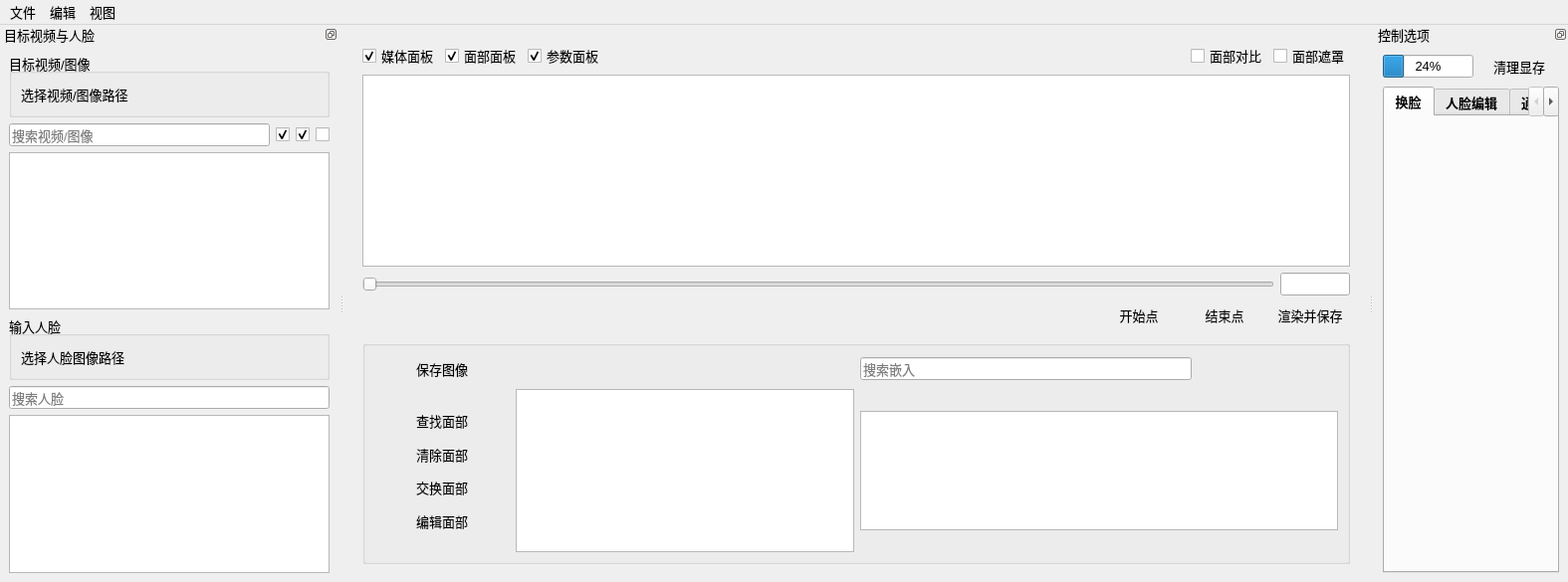
<?xml version="1.0" encoding="UTF-8"?>
<ui version="4.0">
 <class>MainWindow</class>
 <widget class="QMainWindow" name="MainWindow">
  <property name="geometry">
   <rect>
    <x>0</x>
    <y>0</y>
    <width>1376</width>
    <height>585</height>
   </rect>
  </property>
  <property name="font">
   <font>
    <pointsize>10</pointsize>
   </font>
  </property>
  <property name="windowTitle">
   <string>VisoMaster v0.1.6</string>
  </property>
  <property name="windowIcon">
   <iconset resource="media.qrc">
    <normaloff>:/media/media/visomaster_small.png</normaloff>:/media/media/visomaster_small.png</iconset>
  </property>
  <widget class="QWidget" name="centralwidget">
   <layout class="QHBoxLayout" name="horizontalLayout">
    <item>
     <widget class="QWidget" name="mediaLayout" native="true">
      <property name="sizePolicy">
       <sizepolicy hsizetype="Expanding" vsizetype="Preferred">
        <horstretch>2</horstretch>
        <verstretch>0</verstretch>
       </sizepolicy>
      </property>
      <layout class="QVBoxLayout" name="verticalLayout">
       <item>
        <layout class="QHBoxLayout" name="panelVisibilityCheckBoxLayout">
         <item>
          <widget class="QCheckBox" name="mediaPanelCheckBox">
           <property name="text">
            <string>媒体面板</string>
           </property>
           <property name="checked">
            <bool>true</bool>
           </property>
          </widget>
         </item>
         <item>
          <widget class="QCheckBox" name="facesPanelCheckBox">
           <property name="text">
            <string>面部面板</string>
           </property>
           <property name="checked">
            <bool>true</bool>
           </property>
          </widget>
         </item>
         <item>
          <widget class="QCheckBox" name="parametersPanelCheckBox">
           <property name="text">
            <string>参数面板</string>
           </property>
           <property name="checked">
            <bool>true</bool>
           </property>
          </widget>
         </item>
         <item>
          <spacer name="horizontalSpacer_8">
           <property name="orientation">
            <enum>Qt::Orientation::Horizontal</enum>
           </property>
           <property name="sizeHint" stdset="0">
            <size>
             <width>20</width>
             <height>20</height>
            </size>
           </property>
          </spacer>
         </item>
         <item>
          <widget class="QCheckBox" name="faceCompareCheckBox">
           <property name="text">
            <string>面部对比</string>
           </property>
          </widget>
         </item>
         <item>
          <widget class="QCheckBox" name="faceMaskCheckBox">
           <property name="text">
            <string>面部遮罩</string>
           </property>
          </widget>
         </item>
        </layout>
       </item>
       <item>
        <widget class="QGraphicsView" name="graphicsViewFrame"/>
       </item>
       <item>
        <layout class="QVBoxLayout" name="verticalLayoutMediaControls">
         <item>
          <layout class="QHBoxLayout" name="horizontalLayoutMediaSlider">
           <item>
            <widget class="QSlider" name="videoSeekSlider">
             <property name="orientation">
              <enum>Qt::Orientation::Horizontal</enum>
             </property>
            </widget>
           </item>
           <item>
            <widget class="QLineEdit" name="videoSeekLineEdit">
             <property name="sizePolicy">
              <sizepolicy hsizetype="Preferred" vsizetype="Fixed">
               <horstretch>0</horstretch>
               <verstretch>0</verstretch>
              </sizepolicy>
             </property>
             <property name="maximumSize">
              <size>
               <width>70</width>
               <height>16777215</height>
              </size>
             </property>
             <property name="toolTip">
              <string>帧数</string>
             </property>
             <property name="clearButtonEnabled">
              <bool>false</bool>
             </property>
            </widget>
           </item>
          </layout>
         </item>
         <item>
          <layout class="QHBoxLayout" name="horizontalLayoutMediaButtons">
           <item>
            <spacer name="horizontalSpacer_7">
             <property name="orientation">
              <enum>Qt::Orientation::Horizontal</enum>
             </property>
             <property name="sizeType">
              <enum>QSizePolicy::Policy::MinimumExpanding</enum>
             </property>
             <property name="sizeHint" stdset="0">
              <size>
               <width>40</width>
               <height>20</height>
              </size>
             </property>
            </spacer>
           </item>
           <item>
            <widget class="QPushButton" name="liveSoundButton">
             <property name="minimumSize">
              <size>
               <width>0</width>
               <height>0</height>
              </size>
             </property>
             <property name="toolTip">
              <string>[Experimental] Toggle Live Sound while the video is playing</string>
             </property>
             <property name="text">
              <string/>
             </property>
             <property name="icon">
              <iconset resource="media.qrc">
               <normaloff>:/media/media/audio_off.png</normaloff>:/media/media/audio_off.png</iconset>
             </property>
             <property name="iconSize">
              <size>
               <width>16</width>
               <height>20</height>
              </size>
             </property>
             <property name="checkable">
              <bool>true</bool>
             </property>
             <property name="flat">
              <bool>true</bool>
             </property>
            </widget>
           </item>
           <item>
            <spacer name="horizontalSpacer">
             <property name="orientation">
              <enum>Qt::Orientation::Horizontal</enum>
             </property>
             <property name="sizeType">
              <enum>QSizePolicy::Policy::MinimumExpanding</enum>
             </property>
             <property name="sizeHint" stdset="0">
              <size>
               <width>40</width>
               <height>20</height>
              </size>
             </property>
            </spacer>
           </item>
           <item>
            <widget class="QPushButton" name="frameRewindButton">
             <property name="sizePolicy">
              <sizepolicy hsizetype="MinimumExpanding" vsizetype="Fixed">
               <horstretch>0</horstretch>
               <verstretch>0</verstretch>
              </sizepolicy>
             </property>
             <property name="maximumSize">
              <size>
               <width>100</width>
               <height>16777215</height>
              </size>
             </property>
             <property name="text">
              <string/>
             </property>
             <property name="icon">
              <iconset resource="media.qrc">
               <normaloff>:/media/media/previous_marker_off.png</normaloff>:/media/media/previous_marker_off.png</iconset>
             </property>
             <property name="flat">
              <bool>true</bool>
             </property>
            </widget>
           </item>
           <item>
            <spacer name="horizontalSpacer_3">
             <property name="orientation">
              <enum>Qt::Orientation::Horizontal</enum>
             </property>
             <property name="sizeType">
              <enum>QSizePolicy::Policy::Minimum</enum>
             </property>
             <property name="sizeHint" stdset="0">
              <size>
               <width>40</width>
               <height>20</height>
              </size>
             </property>
            </spacer>
           </item>
           <item>
            <widget class="QPushButton" name="buttonMediaRecord">
             <property name="text">
              <string/>
             </property>
             <property name="icon">
              <iconset resource="media.qrc">
               <normaloff>:/media/media/rec_off.png</normaloff>:/media/media/rec_off.png</iconset>
             </property>
             <property name="checkable">
              <bool>true</bool>
             </property>
             <property name="flat">
              <bool>true</bool>
             </property>
            </widget>
           </item>
           <item>
            <spacer name="horizontalSpacer_6">
             <property name="orientation">
              <enum>Qt::Orientation::Horizontal</enum>
             </property>
             <property name="sizeType">
              <enum>QSizePolicy::Policy::Minimum</enum>
             </property>
             <property name="sizeHint" stdset="0">
              <size>
               <width>30</width>
               <height>20</height>
              </size>
             </property>
            </spacer>
           </item>
           <item>
            <widget class="QPushButton" name="buttonMediaPlay">
             <property name="sizePolicy">
              <sizepolicy hsizetype="MinimumExpanding" vsizetype="Minimum">
               <horstretch>0</horstretch>
               <verstretch>0</verstretch>
              </sizepolicy>
             </property>
             <property name="maximumSize">
              <size>
               <width>100</width>
               <height>16777215</height>
              </size>
             </property>
             <property name="text">
              <string/>
             </property>
             <property name="icon">
              <iconset resource="media.qrc">
               <normaloff>:/media/media/play_off.png</normaloff>:/media/media/play_off.png</iconset>
             </property>
             <property name="checkable">
              <bool>true</bool>
             </property>
             <property name="flat">
              <bool>true</bool>
             </property>
            </widget>
           </item>
           <item>
            <spacer name="horizontalSpacer_4">
             <property name="orientation">
              <enum>Qt::Orientation::Horizontal</enum>
             </property>
             <property name="sizeType">
              <enum>QSizePolicy::Policy::Minimum</enum>
             </property>
             <property name="sizeHint" stdset="0">
              <size>
               <width>40</width>
               <height>20</height>
              </size>
             </property>
            </spacer>
           </item>
           <item>
            <widget class="QPushButton" name="frameAdvanceButton">
             <property name="sizePolicy">
              <sizepolicy hsizetype="MinimumExpanding" vsizetype="Fixed">
               <horstretch>0</horstretch>
               <verstretch>0</verstretch>
              </sizepolicy>
             </property>
             <property name="maximumSize">
              <size>
               <width>100</width>
               <height>16777215</height>
              </size>
             </property>
             <property name="text">
              <string/>
             </property>
             <property name="icon">
              <iconset resource="media.qrc">
               <normaloff>:/media/media/next_marker_off.png</normaloff>:/media/media/next_marker_off.png</iconset>
             </property>
             <property name="flat">
              <bool>true</bool>
             </property>
            </widget>
           </item>
           <item>
            <spacer name="horizontalSpacer_2">
             <property name="orientation">
              <enum>Qt::Orientation::Horizontal</enum>
             </property>
             <property name="sizeType">
              <enum>QSizePolicy::Policy::Minimum</enum>
             </property>
             <property name="sizeHint" stdset="0">
              <size>
               <width>40</width>
               <height>20</height>
              </size>
             </property>
            </spacer>
           </item>
           <item>
            <widget class="QPushButton" name="addMarkerButton">
             <property name="toolTip">
              <string>添加标记</string>
             </property>
             <property name="text">
              <string/>
             </property>
             <property name="icon">
              <iconset resource="media.qrc">
               <normaloff>:/media/media/add_marker_hover.png</normaloff>:/media/media/add_marker_hover.png</iconset>
             </property>
             <property name="flat">
              <bool>true</bool>
             </property>
            </widget>
           </item>
           <item>
            <widget class="QPushButton" name="removeMarkerButton">
             <property name="toolTip">
              <string>删除标记</string>
             </property>
             <property name="text">
              <string/>
             </property>
             <property name="icon">
              <iconset resource="media.qrc">
               <normaloff>:/media/media/remove_marker_hover.png</normaloff>:/media/media/remove_marker_hover.png</iconset>
             </property>
             <property name="flat">
              <bool>true</bool>
             </property>
            </widget>
           </item>
           <item>
            <widget class="QPushButton" name="previousMarkerButton">
             <property name="toolTip">
              <string>上一个标记</string>
             </property>
             <property name="text">
              <string/>
             </property>
             <property name="icon">
              <iconset resource="media.qrc">
               <normaloff>:/media/media/previous_marker_hover.png</normaloff>:/media/media/previous_marker_hover.png</iconset>
             </property>
             <property name="flat">
              <bool>true</bool>
             </property>
            </widget>
           </item>
           <item>
            <widget class="QPushButton" name="nextMarkerButton">
             <property name="toolTip">
              <string>下一个标记</string>
             </property>
             <property name="text">
              <string/>
             </property>
             <property name="icon">
              <iconset resource="media.qrc">
               <normaloff>:/media/media/next_marker_hover.png</normaloff>:/media/media/next_marker_hover.png</iconset>
             </property>
             <property name="flat">
              <bool>true</bool>
             </property>
            </widget>
           </item>
           <item>
            <widget class="QPushButton" name="viewFullScreenButton">
             <property name="toolTip">
              <string>全屏 (F11)</string>
             </property>
             <property name="text">
              <string/>
             </property>
             <property name="icon">
              <iconset resource="media.qrc">
               <normaloff>:/media/media/fullscreen.png</normaloff>:/media/media/fullscreen.png</iconset>
             </property>
             <property name="flat">
              <bool>true</bool>
             </property>
             </widget>
             </item>
             <item>
             <spacer name="horizontalSpacer_72">
             <property name="orientation">
              <enum>Qt::Orientation::Horizontal</enum>
             </property>
             <property name="sizeType">
              <enum>QSizePolicy::Policy::Fixed</enum>
             </property>
             <property name="sizeHint" stdset="0">
              <size>
               <width>20</width>
               <height>20</height>
              </size>
             </property>
            </spacer>
           </item>
           <item>
            <widget class="QPushButton" name="setRenderStartButton">
             <property name="toolTip">
              <string>设为渲染开始点</string>
             </property>
             <property name="text">
              <string>开始点</string>
             </property>
             <property name="flat">
              <bool>true</bool>
             </property>
            </widget>
           </item>
           <item>
            <widget class="QPushButton" name="setRenderEndButton">
             <property name="toolTip">
              <string>设为渲染结束点</string>
             </property>
             <property name="text">
              <string>结束点</string>
             </property>
             <property name="flat">
              <bool>true</bool>
             </property>
            </widget>
           </item>
           <item>
            <widget class="QPushButton" name="renderAndSaveButton">
             <property name="toolTip">
              <string>渲染并保存选中区间</string>
             </property>
             <property name="text">
              <string>渲染并保存</string>
             </property>
             <property name="flat">
              <bool>true</bool>
             </property>
            </widget>
           </item>
           <item>
            <spacer name="horizontalSpacer_5">
             <property name="orientation">
              <enum>Qt::Orientation::Horizontal</enum>
             </property>
             <property name="sizeHint" stdset="0">
              <size>
               <width>40</width>
               <height>20</height>
              </size>
             </property>
            </spacer>
           </item>
          </layout>
         </item>
        </layout>
       </item>
       <item>
        <spacer name="verticalSpacer">
         <property name="orientation">
          <enum>Qt::Orientation::Vertical</enum>
         </property>
         <property name="sizeType">
          <enum>QSizePolicy::Policy::Preferred</enum>
         </property>
         <property name="sizeHint" stdset="0">
          <size>
           <width>20</width>
           <height>5</height>
          </size>
         </property>
        </spacer>
       </item>
       <item>
        <widget class="QGroupBox" name="facesPanelGroupBox">
         <property name="sizePolicy">
          <sizepolicy hsizetype="Preferred" vsizetype="Fixed">
           <horstretch>0</horstretch>
           <verstretch>0</verstretch>
          </sizepolicy>
         </property>
         <property name="minimumSize">
          <size>
           <width>0</width>
           <height>180</height>
          </size>
         </property>
         <property name="maximumSize">
          <size>
           <width>16777215</width>
           <height>225</height>
          </size>
         </property>
         <property name="autoFillBackground">
          <bool>false</bool>
         </property>
         <property name="flat">
          <bool>true</bool>
         </property>
         <property name="checkable">
          <bool>false</bool>
         </property>
         <layout class="QGridLayout" name="gridLayout_2">
          <item row="1" column="0">
           <widget class="QWidget" name="facesButtonsWidget" native="true">
            <property name="sizePolicy">
             <sizepolicy hsizetype="Minimum" vsizetype="Preferred">
              <horstretch>0</horstretch>
              <verstretch>0</verstretch>
             </sizepolicy>
            </property>
            <layout class="QVBoxLayout" name="verticalLayout_8">
             <item>
              <widget class="QWidget" name="verticalWidget" native="true">
               <layout class="QVBoxLayout" name="controlButtonsLayout">
                <item>
                 <widget class="QPushButton" name="findTargetFacesButton">
                  <property name="minimumSize">
                   <size>
                    <width>100</width>
                    <height>0</height>
                   </size>
                  </property>
                  <property name="text">
                   <string>查找面部</string>
                  </property>
                  <property name="checkable">
                   <bool>false</bool>
                  </property>
                  <property name="flat">
                   <bool>true</bool>
                  </property>
                 </widget>
                </item>
                <item>
                 <widget class="QPushButton" name="clearTargetFacesButton">
                  <property name="text">
                   <string>清除面部</string>
                  </property>
                  <property name="checkable">
                   <bool>false</bool>
                  </property>
                  <property name="flat">
                   <bool>true</bool>
                  </property>
                 </widget>
                </item>
                <item>
                 <widget class="QPushButton" name="swapfacesButton">
                  <property name="text">
                   <string>交换面部</string>
                  </property>
                  <property name="checkable">
                   <bool>true</bool>
                  </property>
                  <property name="flat">
                   <bool>true</bool>
                  </property>
                 </widget>
                </item>
                <item>
                 <widget class="QPushButton" name="editFacesButton">
                  <property name="text">
                   <string>编辑面部</string>
                  </property>
                  <property name="checkable">
                   <bool>true</bool>
                  </property>
                  <property name="default">
                   <bool>false</bool>
                  </property>
                  <property name="flat">
                   <bool>true</bool>
                  </property>
                 </widget>
                </item>
               </layout>
              </widget>
             </item>
            </layout>
           </widget>
          </item>
          <item row="1" column="2">
           <widget class="QListWidget" name="inputEmbeddingsList">
            <property name="sizePolicy">
             <sizepolicy hsizetype="Expanding" vsizetype="Fixed">
              <horstretch>4</horstretch>
              <verstretch>0</verstretch>
             </sizepolicy>
            </property>
            <property name="minimumSize">
             <size>
              <width>320</width>
              <height>120</height>
             </size>
            </property>
            <property name="maximumSize">
             <size>
              <width>16777215</width>
              <height>120</height>
             </size>
            </property>
            <property name="toolTip">
             <string>保存嵌入</string>
            </property>
            <property name="verticalScrollBarPolicy">
             <enum>Qt::ScrollBarPolicy::ScrollBarAlwaysOff</enum>
            </property>
            <property name="horizontalScrollBarPolicy">
             <enum>Qt::ScrollBarPolicy::ScrollBarAsNeeded</enum>
            </property>
            <property name="autoScroll">
             <bool>false</bool>
            </property>
            <property name="movement">
             <enum>QListView::Movement::Static</enum>
            </property>
            <property name="layoutMode">
             <enum>QListView::LayoutMode::Batched</enum>
            </property>
            <property name="spacing">
             <number>4</number>
            </property>
            <property name="viewMode">
             <enum>QListView::ViewMode::IconMode</enum>
            </property>
            <property name="uniformItemSizes">
             <bool>true</bool>
            </property>
            <property name="wrapping" stdset="0">
             <bool>true</bool>
            </property>
           </widget>
          </item>
          <item row="0" column="0">
           <layout class="QHBoxLayout" name="horizontalLayout_4">
            <item>
             <widget class="QPushButton" name="saveImageButton">
              <property name="text">
               <string>保存图像</string>
              </property>
              <property name="flat">
               <bool>true</bool>
              </property>
             </widget>
            </item>
           </layout>
          </item>
          <item row="0" column="2">
           <layout class="QHBoxLayout" name="horizontalLayout_3">
            <item>
             <widget class="QLineEdit" name="inputEmbeddingsSearchBox">
              <property name="placeholderText">
               <string>搜索嵌入</string>
              </property>
             </widget>
            </item>
            <item>
             <widget class="QPushButton" name="openEmbeddingButton">
              <property name="toolTip">
               <string>打开嵌入文件</string>
              </property>
              <property name="text">
               <string/>
              </property>
              <property name="icon">
               <iconset resource="media.qrc">
                <normaloff>:/media/media/open_file.png</normaloff>:/media/media/open_file.png</iconset>
              </property>
              <property name="flat">
               <bool>true</bool>
              </property>
             </widget>
            </item>
            <item>
             <widget class="QPushButton" name="saveEmbeddingButton">
              <property name="toolTip">
               <string>保存嵌入</string>
              </property>
              <property name="text">
               <string/>
              </property>
              <property name="icon">
               <iconset resource="media.qrc">
                <normaloff>:/media/media/save_file.png</normaloff>:/media/media/save_file.png</iconset>
              </property>
              <property name="flat">
               <bool>true</bool>
              </property>
             </widget>
            </item>
            <item>
             <widget class="QPushButton" name="saveEmbeddingAsButton">
              <property name="toolTip">
               <string>嵌入另存为</string>
              </property>
              <property name="text">
               <string/>
              </property>
              <property name="icon">
               <iconset resource="media.qrc">
                <normaloff>:/media/media/save_file_as.png</normaloff>:/media/media/save_file_as.png</iconset>
              </property>
              <property name="flat">
               <bool>true</bool>
              </property>
             </widget>
            </item>
           </layout>
          </item>
          <item row="1" column="1">
           <widget class="QListWidget" name="targetFacesList">
            <property name="minimumSize">
             <size>
              <width>340</width>
              <height>0</height>
             </size>
            </property>
            <property name="autoFillBackground">
             <bool>true</bool>
            </property>
            <property name="autoScroll">
             <bool>false</bool>
            </property>
           </widget>
          </item>
         </layout>
        </widget>
       </item>
      </layout>
     </widget>
    </item>
   </layout>
  </widget>
  <widget class="QDockWidget" name="input_Target_DockWidget">
   <property name="sizePolicy">
    <sizepolicy hsizetype="Preferred" vsizetype="Preferred">
     <horstretch>4</horstretch>
     <verstretch>0</verstretch>
    </sizepolicy>
   </property>
   <property name="minimumSize">
    <size>
     <width>340</width>
     <height>369</height>
    </size>
   </property>
   <property name="features">
    <set>QDockWidget::DockWidgetFeature::DockWidgetFloatable|QDockWidget::DockWidgetFeature::DockWidgetMovable</set>
   </property>
   <property name="windowTitle">
    <string>目标视频与人脸</string>
   </property>
   <attribute name="dockWidgetArea">
    <number>1</number>
   </attribute>
   <widget class="QWidget" name="dockWidgetContents">
    <layout class="QGridLayout" name="gridLayout_4">
     <item row="0" column="0">
      <layout class="QVBoxLayout" name="vboxLayout">
       <item>
        <widget class="QGroupBox" name="groupBox_TargetVideos_Select">
         <property name="title">
          <string>目标视频/图像</string>
         </property>
         <layout class="QGridLayout" name="gridLayout_3">
          <item row="0" column="0">
           <layout class="QHBoxLayout" name="horizontalLayout_7">
            <item>
             <widget class="QLabel" name="labelTargetVideosPath">
              <property name="text">
               <string>选择视频/图像路径</string>
              </property>
              <property name="wordWrap">
               <bool>false</bool>
              </property>
             </widget>
            </item>
            <item>
             <widget class="QPushButton" name="buttonTargetVideosPath">
              <property name="sizePolicy">
               <sizepolicy hsizetype="Fixed" vsizetype="Fixed">
                <horstretch>0</horstretch>
                <verstretch>0</verstretch>
               </sizepolicy>
              </property>
              <property name="toolTip">
               <string>选择目标媒体文件夹</string>
              </property>
              <property name="text">
               <string/>
              </property>
              <property name="icon">
               <iconset resource="media.qrc">
                <normaloff>:/media/media/open_file.png</normaloff>:/media/media/open_file.png</iconset>
              </property>
              <property name="iconSize">
               <size>
                <width>18</width>
                <height>18</height>
               </size>
              </property>
              <property name="flat">
               <bool>true</bool>
              </property>
             </widget>
            </item>
           </layout>
          </item>
         </layout>
        </widget>
       </item>
       <item>
        <layout class="QHBoxLayout" name="horizontalLayout_9">
         <item>
          <widget class="QLineEdit" name="targetVideosSearchBox">
           <property name="text">
            <string/>
           </property>
           <property name="placeholderText">
            <string>搜索视频/图像</string>
           </property>
          </widget>
         </item>
         <item>
          <widget class="QCheckBox" name="filterImagesCheckBox">
           <property name="toolTip">
            <string>包含图像</string>
           </property>
           <property name="text">
            <string/>
           </property>
           <property name="icon">
            <iconset resource="media.qrc">
             <normaloff>:/media/media/image.png</normaloff>:/media/media/image.png</iconset>
           </property>
           <property name="checked">
            <bool>true</bool>
           </property>
          </widget>
         </item>
         <item>
          <widget class="QCheckBox" name="filterVideosCheckBox">
           <property name="toolTip">
            <string>包含视频</string>
           </property>
           <property name="text">
            <string/>
           </property>
           <property name="icon">
            <iconset resource="media.qrc">
             <normaloff>:/media/media/video.png</normaloff>:/media/media/video.png</iconset>
           </property>
           <property name="checked">
            <bool>true</bool>
           </property>
          </widget>
         </item>
         <item>
          <widget class="QCheckBox" name="filterWebcamsCheckBox">
           <property name="toolTip">
            <string>包含摄像头</string>
           </property>
           <property name="text">
            <string/>
           </property>
           <property name="icon">
            <iconset resource="media.qrc">
             <normaloff>:/media/media/webcam.png</normaloff>:/media/media/webcam.png</iconset>
           </property>
           <property name="checked">
            <bool>false</bool>
           </property>
          </widget>
         </item>
        </layout>
       </item>
       <item>
        <widget class="QListWidget" name="targetVideosList">
         <property name="acceptDrops">
          <bool>true</bool>
         </property>
         <property name="autoScroll">
          <bool>false</bool>
         </property>
        </widget>
       </item>
       <item>
        <widget class="QGroupBox" name="groupBox_InputFaces_Select">
         <property name="title">
          <string>输入人脸</string>
         </property>
         <layout class="QGridLayout" name="gridLayout">
          <item row="0" column="0">
           <layout class="QHBoxLayout" name="horizontalLayout_8">
            <item>
             <widget class="QLabel" name="labelInputFacesPath">
              <property name="text">
               <string>选择人脸图像路径</string>
              </property>
             </widget>
            </item>
            <item>
             <widget class="QPushButton" name="buttonInputFacesPath">
              <property name="sizePolicy">
               <sizepolicy hsizetype="Fixed" vsizetype="Fixed">
                <horstretch>0</horstretch>
                <verstretch>0</verstretch>
               </sizepolicy>
              </property>
              <property name="toolTip">
               <string>选择输入人脸文件夹</string>
              </property>
              <property name="text">
               <string/>
              </property>
              <property name="icon">
               <iconset resource="media.qrc">
                <normaloff>:/media/media/open_file.png</normaloff>:/media/media/open_file.png</iconset>
              </property>
              <property name="iconSize">
               <size>
                <width>18</width>
                <height>18</height>
               </size>
              </property>
              <property name="flat">
               <bool>true</bool>
              </property>
             </widget>
            </item>
           </layout>
          </item>
         </layout>
        </widget>
       </item>
       <item>
        <widget class="QLineEdit" name="inputFacesSearchBox">
         <property name="placeholderText">
          <string>搜索人脸</string>
         </property>
        </widget>
       </item>
       <item>
        <widget class="QListWidget" name="inputFacesList">
         <property name="acceptDrops">
          <bool>true</bool>
         </property>
         <property name="autoScroll">
          <bool>false</bool>
         </property>
        </widget>
       </item>
      </layout>
     </item>
    </layout>
   </widget>
  </widget>
  <widget class="QDockWidget" name="controlOptionsDockWidget">
   <property name="features">
    <set>QDockWidget::DockWidgetFeature::DockWidgetFloatable|QDockWidget::DockWidgetFeature::DockWidgetMovable</set>
   </property>
   <property name="windowTitle">
    <string>控制选项</string>
   </property>
   <attribute name="dockWidgetArea">
    <number>2</number>
   </attribute>
   <widget class="QWidget" name="dockWidgetContents_2">
    <layout class="QGridLayout" name="gridLayout_5">
     <item row="1" column="0">
      <widget class="QTabWidget" name="tabWidget">
       <property name="sizePolicy">
        <sizepolicy hsizetype="Expanding" vsizetype="Preferred">
         <horstretch>1</horstretch>
         <verstretch>0</verstretch>
        </sizepolicy>
       </property>
       <property name="font">
        <font>
         <family>Segoe UI Semibold</family>
         <pointsize>10</pointsize>
         <bold>true</bold>
        </font>
       </property>
       <property name="layoutDirection">
        <enum>Qt::LayoutDirection::LeftToRight</enum>
       </property>
       <property name="tabPosition">
        <enum>QTabWidget::TabPosition::North</enum>
       </property>
       <property name="currentIndex">
        <number>0</number>
       </property>
       <property name="tabsClosable">
        <bool>false</bool>
       </property>
       <property name="movable">
        <bool>true</bool>
       </property>
       <property name="tabBarAutoHide">
        <bool>false</bool>
       </property>
       <widget class="QWidget" name="face_swap_tab">
        <attribute name="title">
         <string>换脸</string>
        </attribute>
        <layout class="QVBoxLayout" name="verticalLayout_4">
         <item>
          <layout class="QVBoxLayout" name="swapWidgetsLayout"/>
         </item>
        </layout>
       </widget>
       <widget class="QWidget" name="face_editor_tab">
        <attribute name="title">
         <string>人脸编辑</string>
        </attribute>
        <layout class="QVBoxLayout" name="verticalLayout_3">
         <item>
          <layout class="QVBoxLayout" name="faceEditorWidgetsLayout"/>
         </item>
        </layout>
       </widget>
       <widget class="QWidget" name="common_tab">
        <attribute name="title">
         <string>通用</string>
        </attribute>
        <layout class="QVBoxLayout" name="commonWidgetsLayout_1">
         <item>
          <layout class="QVBoxLayout" name="commonWidgetsLayout"/>
         </item>
        </layout>
       </widget>
       <widget class="QWidget" name="settings_tab">
        <attribute name="title">
         <string>设置</string>
        </attribute>
        <layout class="QVBoxLayout" name="verticalLayout_2">
         <item>
          <widget class="QLabel" name="label">
           <property name="text">
            <string>输出目录</string>
           </property>
          </widget>
         </item>
         <item>
          <layout class="QVBoxLayout" name="settingsWidgetsLayout">
           <item>
            <layout class="QHBoxLayout" name="outputFolderSelectionLayout">
             <item>
              <widget class="QLineEdit" name="outputFolderLineEdit">
               <property name="readOnly">
                <bool>true</bool>
               </property>
              </widget>
             </item>
             <item>
              <widget class="QPushButton" name="outputFolderButton">
               <property name="text">
                <string>浏览文件夹</string>
               </property>
               <property name="flat">
                <bool>false</bool>
               </property>
              </widget>
             </item>
            </layout>
           </item>
          </layout>
         </item>
        </layout>
       </widget>
      </widget>
     </item>
     <item row="0" column="0">
      <layout class="QHBoxLayout" name="horizontalLayout_2">
       <item>
        <widget class="QProgressBar" name="vramProgressBar">
         <property name="value">
          <number>24</number>
         </property>
        </widget>
       </item>
       <item>
        <widget class="QPushButton" name="clearMemoryButton">
         <property name="text">
          <string>清理显存</string>
         </property>
         <property name="flat">
          <bool>true</bool>
         </property>
        </widget>
       </item>
      </layout>
     </item>
    </layout>
   </widget>
  </widget>
  <widget class="QMenuBar" name="topMenuBar">
   <property name="geometry">
    <rect>
     <x>0</x>
     <y>0</y>
     <width>1376</width>
     <height>33</height>
    </rect>
   </property>
   <widget class="QMenu" name="menuFile">
    <property name="title">
     <string>文件</string>
    </property>
    <addaction name="actionLoad_SavedWorkspace"/>
    <addaction name="actionSave_CurrentWorkspace"/>
    <addaction name="separator"/>
    <addaction name="actionOpen_Videos_Folder"/>
    <addaction name="actionOpen_Video_Files"/>
    <addaction name="separator"/>
    <addaction name="actionLoad_Source_Images_Folder"/>
    <addaction name="actionLoad_Source_Image_Files"/>
    <addaction name="separator"/>
    <addaction name="actionLoad_Embeddings"/>
    <addaction name="actionSave_Embeddings"/>
    <addaction name="actionSave_Embeddings_As"/>
   </widget>
   <widget class="QMenu" name="menuEdit">
    <property name="title">
     <string>编辑</string>
    </property>
    <addaction name="actionTest_2"/>
    <addaction name="actionVR180Mode"/>
   </widget>
   <widget class="QMenu" name="menuView">
    <property name="title">
     <string>视图</string>
    </property>
    <addaction name="actionView_Fullscreen_F11"/>
   </widget>
   <addaction name="menuFile"/>
   <addaction name="menuEdit"/>
   <addaction name="menuView"/>
  </widget>
  <action name="actionExit">
   <property name="text">
    <string>退出</string>
   </property>
  </action>
  <action name="actionLoad_Embeddings">
   <property name="text">
    <string>加载嵌入</string>
   </property>
  </action>
  <action name="actionSave_Embeddings">
   <property name="text">
    <string>保存嵌入</string>
   </property>
  </action>
  <action name="actionSave_Embeddings_As">
   <property name="text">
    <string>嵌入另存为</string>
   </property>
  </action>
  <action name="actionOpen_Videos_Folder">
   <property name="text">
    <string>加载目标图像/视频文件夹</string>
   </property>
  </action>
  <action name="actionOpen_Video_Files">
   <property name="text">
    <string>加载目标图像/视频文件</string>
   </property>
  </action>
  <action name="actionLoad_Source_Images_Folder">
   <property name="text">
    <string>加载源图像文件夹</string>
   </property>
  </action>
  <action name="actionLoad_Source_Image_Files">
   <property name="text">
    <string>加载源图像文件</string>
   </property>
  </action>
  <action name="actionView_Fullscreen_F11">
   <property name="text">
    <string>全屏查看 (F11)</string>
   </property>
  </action>
  <action name="actionTest">
   <property name="text">
    <string>测试</string>
   </property>
  </action>
  <action name="actionLoad_Saved_Workspace">
   <property name="text">
    <string>加载已保存的工作区</string>
   </property>
  </action>
  <action name="actionSave_Current_Workspace">
   <property name="text">
    <string>保存当前工作区</string>
   </property>
  </action>
  <action name="actionTest_2">
   <property name="text">
    <string>测试</string>
   </property>
  </action>
  <action name="actionLoad_SavedWorkspace">
   <property name="text">
    <string>加载已保存的工作区</string>
   </property>
  </action>
  <action name="actionSave_CurrentWorkspace">
   <property name="text">
    <string>保存当前工作区</string>
   </property>
  </action>
  <action name="actionVR180Mode">
   <property name="checkable">
    <bool>true</bool>
   </property>
   <property name="text">
    <string>VR180 Mode</string>
   </property>
  </action>
 </widget>
 <resources>
  <include location="media.qrc"/>
 </resources>
 <connections/>
</ui>
